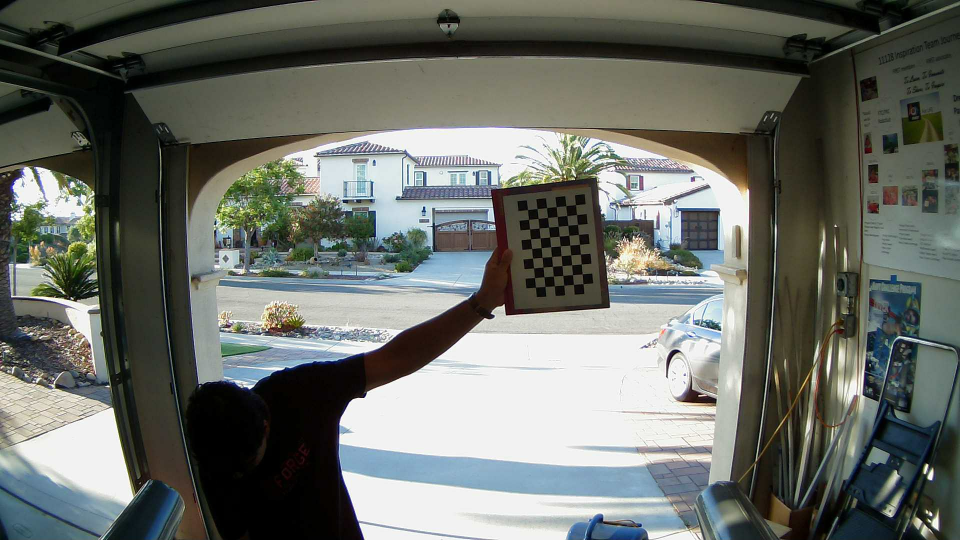
#> input picture camera/dev/calibration/star/image_1.jpg, 1920 x 1080 px (shown at 1/2 size); its folder holds only this picture in this run
$ python find_camera_matrix.py
#> lines starting #> are read from the running program, lines starting #| are printed output that depends on the picture; long printed decimals are rounded
import os
import numpy as np
import cv2
from pathlib import Path

CURRENT_FILE_PATH = Path(__file__).parent.absolute()
IMG_FILE_PATH = CURRENT_FILE_PATH / "star"

"""
Creates the camera projection model based on camera instrinics

    Outputs:
    instrinics (np.ndarray): matrix of shape (3,4) representing the camera instrinics matrix
              [[f_x, 0, o_y],
               [0, f_y, o_y],
               [0,   0,  1 ]]

    The values fx and fy are the pixel focal length, and are identical for square pixels.
    The values ox and oy are the offsets of the principal point from the top-left corner of the image frame.
    All values are expressed in pixels.

"""

def calibrate_camera(*, img_directory = IMG_FILE_PATH, save_file = False):

    # Initialize cv2 window
#> called with save_file = True
    cv2.namedWindow("Checkerboard", cv2.WINDOW_NORMAL)
    cv2.resizeWindow("Checkerboard", 640, 480)

    # Load all calibration images from the img_directory
    img_directory_ls = os.listdir(img_directory)
    img_list = []
    for f_name in img_directory_ls:
        if not f_name.endswith('.jpg'):
            continue
        img = cv2.imread( os.path.join(img_directory, f_name))
#> img is the input picture: shape (1080, 1920, 3); mean B, G, R 104.5, 110.8, 106.9
        img_list.append(img)
        print(f'loaded image {f_name}')

    # Define the chessboard dimensions (MAKE SURE THESE ARE ACCURATE)
    chess_board_col_points, chess_board_row_points, real_coord_axis = 6, 9, 3

    # Define termination criteria
    critera = ( cv2.TERM_CRITERIA_EPS + cv2.TERM_CRITERIA_MAX_ITER, 30, 0.001)

    objp = np.zeros(( chess_board_col_points * chess_board_row_points, real_coord_axis), np.float32)
    objp[ :, :2] = np.mgrid[ 0: chess_board_row_points, 0: chess_board_col_points].T.reshape( -1, 2)

    # objpoints is storing points in the real world coordinate system while imgpoints is storing points in the 2d image coordinate system
    objpoints = []
    imgpoints = []

    for i, camera_photo in enumerate(img_list):
        print(f'Processing image_{i+1}')
        gray = cv2.cvtColor(camera_photo, cv2.COLOR_BGR2GRAY)
        cv2.imshow(f'Checkerboard', gray)
        cv2.waitKey(500)
        ret, corners = cv2.findChessboardCorners( gray, (chess_board_row_points, chess_board_col_points), None)
        print(ret)
        # corner of chessboard has been found, adding point to the two lists
        if ret == True:
            objpoints.append(objp)

            corners2 = cv2.cornerSubPix( gray, corners, ( 11, 11), (-1, -1), critera)
            imgpoints.append(corners2)

            cv2.drawChessboardCorners(gray, (chess_board_row_points, chess_board_col_points), corners2, ret)
            cv2.imshow(f'Checkerboard', gray)
            cv2.waitKey(500)
#> this loop made 1 pass
#> ret on pass 1: True
#| Processing image_1
#| True
#> pass 1, in calibrate_camera, `gray = cv2.cvtColor(camera_photo, cv2.COLOR_BGR2GRAY)`:
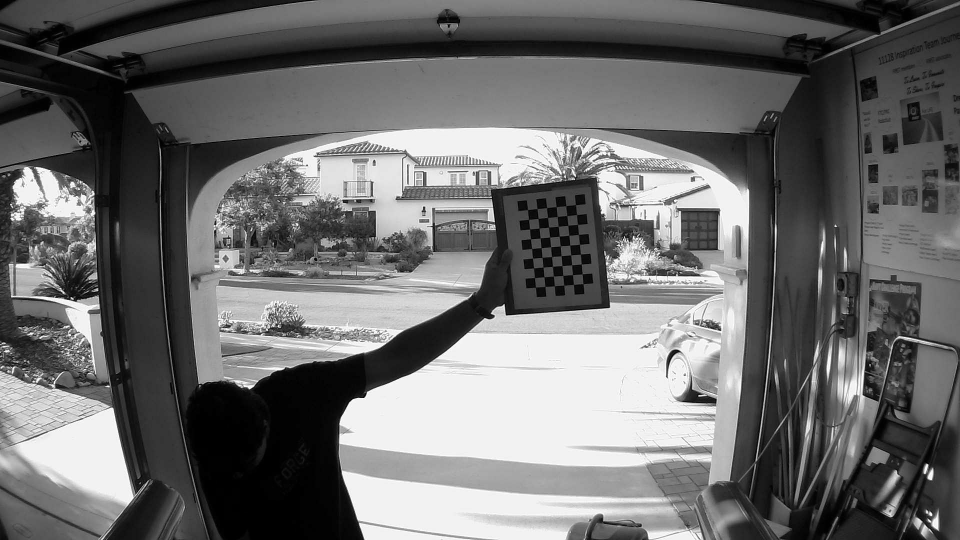
#> gray: shape (1080, 1920) (shown at 1/2 size); min 0, max 255, mean 108.9
#> pass 1, in calibrate_camera, `cv2.imshow(f'Checkerboard', gray)`:
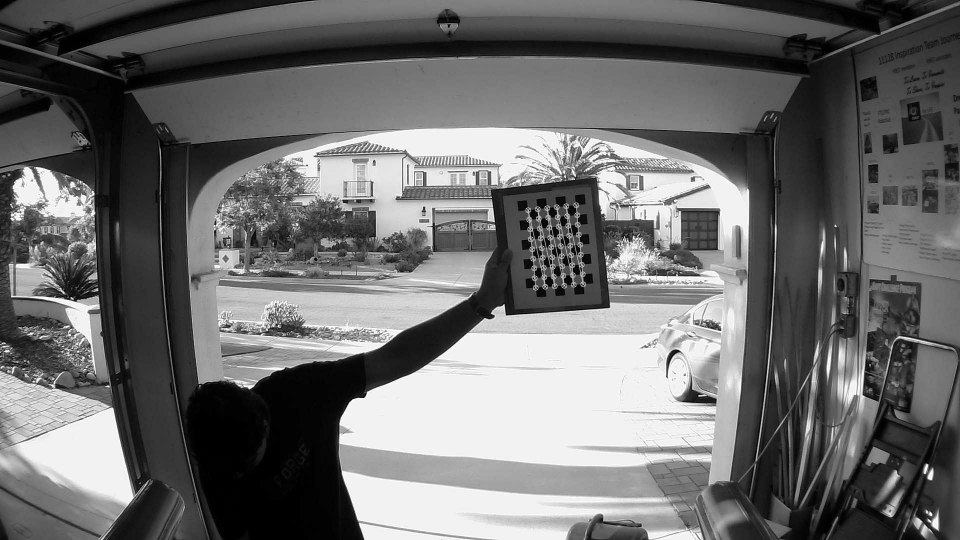
#> window 'Checkerboard': shape (1080, 1920) (shown at 1/2 size); min 0, max 255, mean 109.3
#> after the loop, imgpoints = 1 item; objpoints = 1 item

    cv2.destroyAllWindows()

    # set up code to run this function
    ret, intrinsics_matrix, dist, rvecs, tvecs = cv2.calibrateCamera(objpoints, imgpoints, gray.shape[::-1], None, None)
#> ret = 0.154; intrinsics_matrix = [[1535.5, 0, 958.2], [0, 1508.6, 591.2], [0, 0, 1]]; dist = [[-2.58, 49.42, -0.0655, 0.0841, -723.7]]; rvecs = ([0.424, 0.207, 1.46],); tvecs = ([9.38, -8.99, 74.86],)

    # reprojection error
    mean_error = 0
    for i in range(len(objpoints)):
        imgpoints2, _ = cv2.projectPoints(objpoints[i], rvecs[i], tvecs[i], intrinsics_matrix, dist)
        error = cv2.norm( imgpoints[i], imgpoints2, cv2.NORM_L2) / len(imgpoints2)
        mean_error += error
#> this loop made 1 pass
#> (error, mean_error) on pass 1: (0.021, 0.021)
#> after the loop, mean_error = 0.021

    print(f"total reprojection error: { mean_error / len(objpoints)}")
#| total reprojection error: 0.02096

    if ret <= 0:
        print('UNSUCCESSFUL CALIBRATION, NOT SETTING INSTRINICS')
        return None
    else:
        print("SUCCESSFUL CALIBRATION SETTING INSTRINICS")
        np.savetxt(img_directory / 'camera_intrinsic_matrix.txt', intrinsics_matrix)
        np.savetxt(img_directory / 'camera_distortion_matrix.txt', dist)
        print(f'INSTRINICS MATRIX {intrinsics_matrix}')
#| INSTRINICS MATRIX [[1.53550129e+03 0.00000000e+00 9.58153862e+02]
#|  [0.00000000e+00 1.50859560e+03 5.91207925e+02]
#|  [0.00000000e+00 0.00000000e+00 1.00000000e+00]]
        return intrinsics_matrix

if __name__ == "__main__":
    calibrate_camera(save_file=True)

$ run again, on camera/dev/calibration/star/image_10.jpg
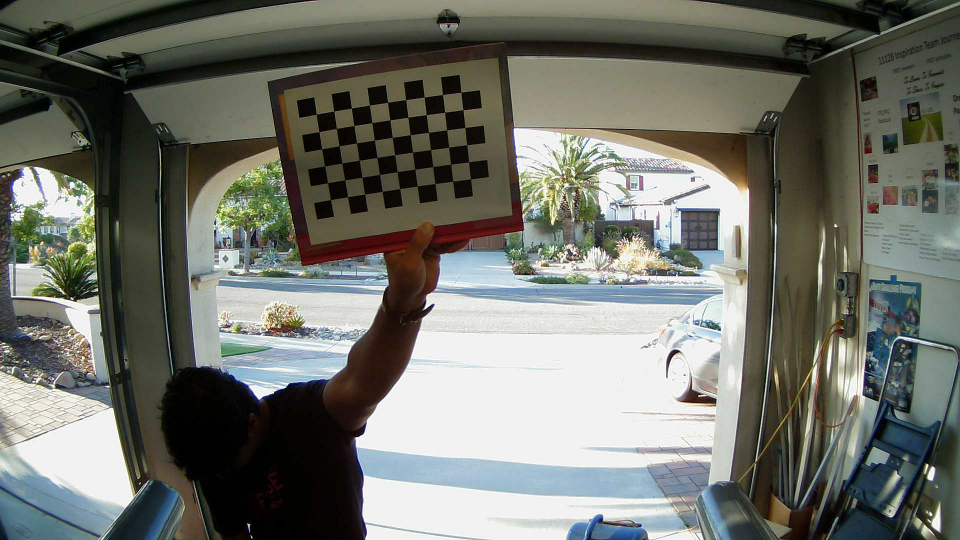
#> input picture camera/dev/calibration/star/image_10.jpg, 1920 x 1080 px (shown at 1/2 size)
#> in calibrate_camera, img is the input picture: shape (1080, 1920, 3); mean B, G, R 107.2, 115.1, 112.7
#> the loop in calibrate_camera, `for i, camera_photo in enumerate(img_list):` made 1 pass
#> ret on pass 1: True
#> (printed output is left out)
#> pass 1, in calibrate_camera, `gray = cv2.cvtColor(camera_photo, cv2.COLOR_BGR2GRAY)`:
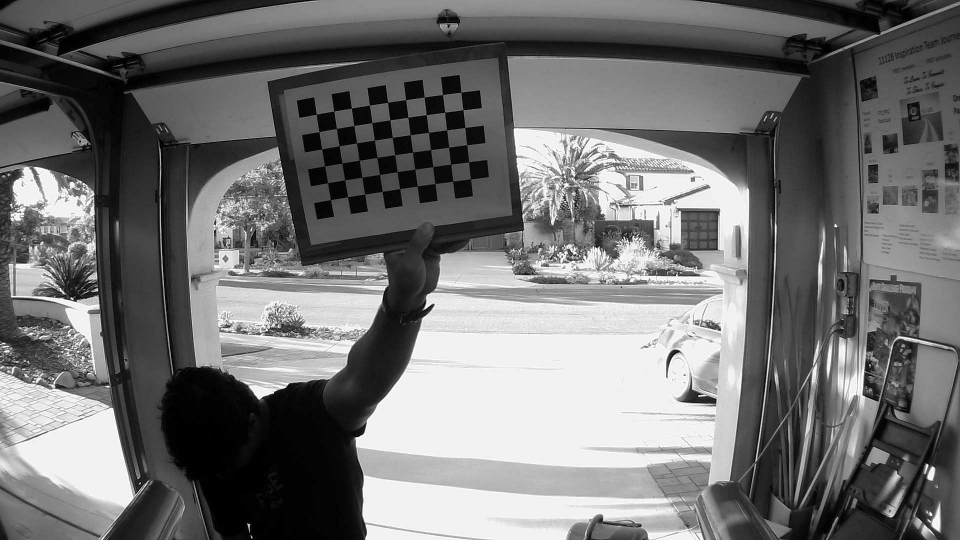
#> gray: shape (1080, 1920) (shown at 1/2 size); min 0, max 255, mean 113.5
#> pass 1, in calibrate_camera, `cv2.imshow(f'Checkerboard', gray)`:
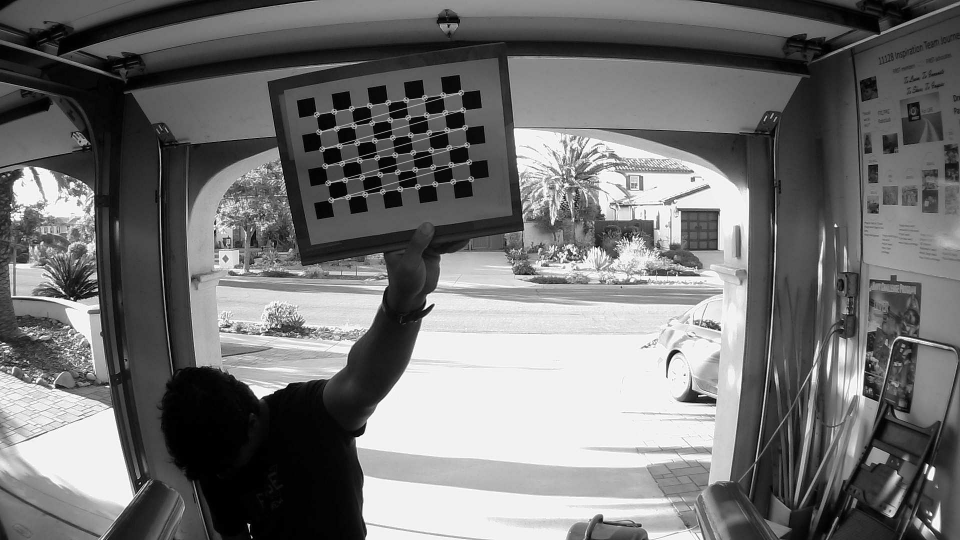
#> window 'Checkerboard': shape (1080, 1920) (shown at 1/2 size); min 0, max 255, mean 114
#> after the loop in calibrate_camera, `for i, camera_photo in enumerate(img_list):`: imgpoints = 1 item
#> in calibrate_camera, `ret, intrinsics_matrix, dist, rvecs, tvecs = cv2.calibrateCamera(objpo..`: ret = 0.402; intrinsics_matrix = [[2117, 0, 945.9], [0, 2225, 563.3], [0, 0, 1]]; dist = [[-1.49, 19.99, -0.0259, 0.0035, -190]]; rvecs = ([0.529, -0.0392, -0.124],); tvecs = ([-8.59, -8.66, 55.76],)
#> the loop in calibrate_camera, `for i in range(len(objpoints)):` made 1 pass
#> (error, mean_error) on pass 1: (0.0547, 0.0547)
#> after the loop in calibrate_camera, `for i in range(len(objpoints)):`: mean_error = 0.0547
#| total reprojection error: 0.05468
#| INSTRINICS MATRIX [[2.11704900e+03 0.00000000e+00 9.45902300e+02]
#|  [0.00000000e+00 2.22497400e+03 5.63263596e+02]
#|  [0.00000000e+00 0.00000000e+00 1.00000000e+00]]
